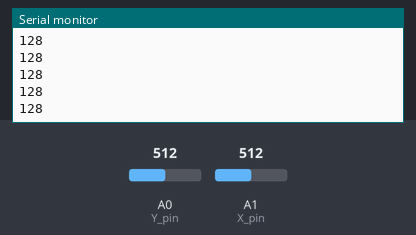
Bench run of a sketch on a simulated Arduino Uno, built with avr-gcc and run on an emulated ATmega328P. On the bench: the last lines printed to the serial monitor. The test bench sets the inputs (shaded band); at power-on: A0 (Y_pin) = 512, A1 (X_pin) = 512.

Above: at 1.2 s.
1.3 s: A0 (Y_pin) set to 716
At 1.53 s:
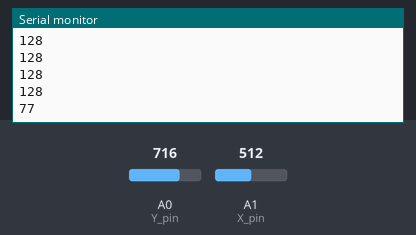
2.8 s: A0 (Y_pin) set to 900
At 2.87 s:
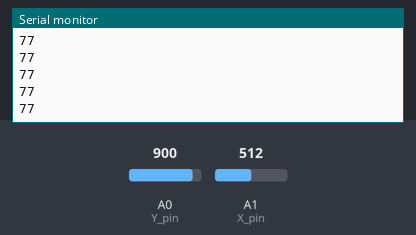
Timing chart, 0 to 5.8 s (numbered marks = the images above; inputs shaded):
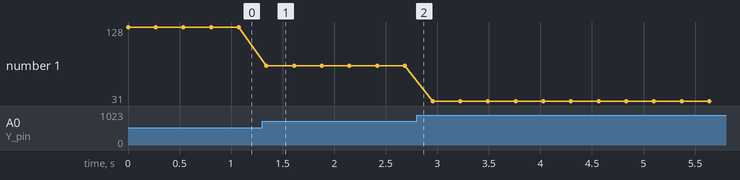

The sketch:

car_remote.ino
```cpp
// most code from www.elegoo.com

#define SW_pin 2 // digital pin connected to switch output
#define X_pin  1 // analog pin connected to X output
#define Y_pin  0 // analog pin connected to Y output
uint32_t data = 0x0;

//An IR LED must be connected to Arduino PWM pin 3.
#include <IRremote.h>
#include <IRremote.h>
IRsend irsend; // we need to have version 2.5 of this library installed!
void setup()
{
  pinMode(SW_pin, INPUT);
  digitalWrite(SW_pin, HIGH);
  Serial.begin(9600);
}

void loop() {
  // void IRsend::sendRC5(uint32_t data, uint8_t nbits)
  // 32 bits available, we send x,y mapped to 128-255 + 1 bit per direction L/R
  // joystick delivers values between 0 to 1024 for x/y

  //data = 0x0;

  unsigned int x, y;
  x = analogRead(X_pin);
  y = analogRead(Y_pin);

  byte speedY = map(y, 0, 1023, 255, 0);

  Serial.print(speedY);
  Serial.print("\n");

  irsend.sendRC5(speedY, 8);
  delay(200);
}
```

Measured:
- after the input at 1.3 s, the serial monitor: prints a new line at once (image 1)
- plotted number 1: 128 → 77 after the input at 1.3 s, 77 → 31 after the input at 2.8 s
